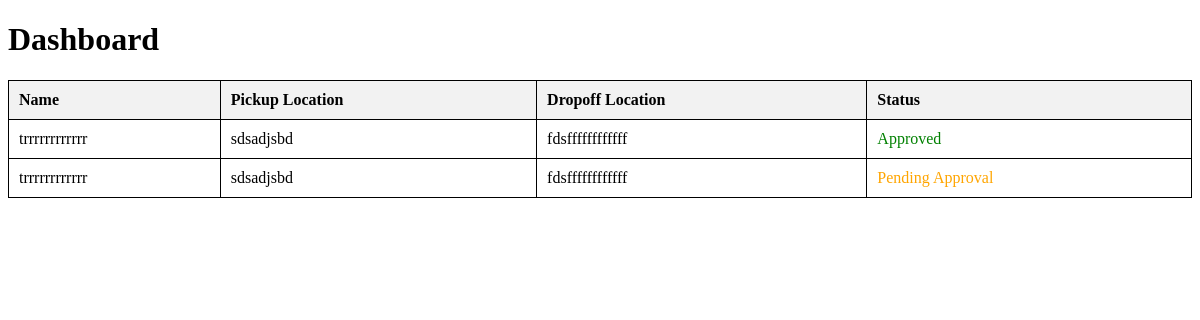
Before: /testdashboard/ with the older database file.
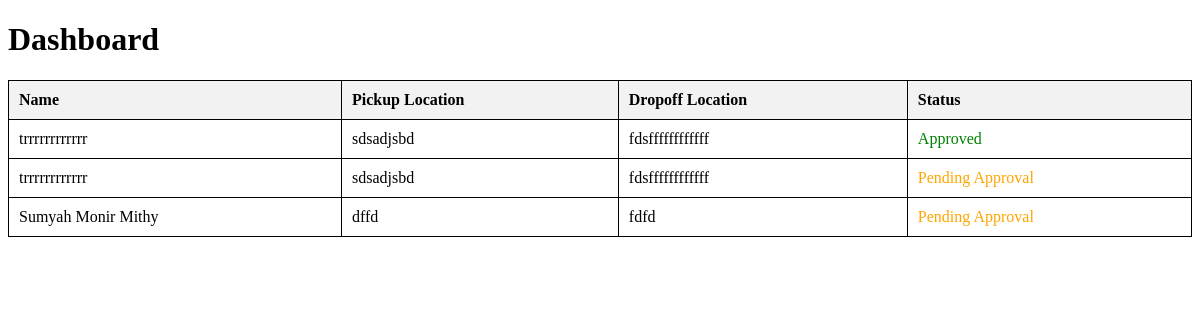
After: the same page with the newer database file.
### main/models.py (models this page shows, shortened)
class Booking(models.Model):
    STATUS_CHOICES = [
        ('pending', 'Pending'),
        ('approved', 'Approved'),
        ('rejected', 'Rejected'),
    ]
    name = models.CharField(max_length=100)
    age = models.IntegerField()
    phone_number = models.CharField(max_length=15)
    pickup_location = models.CharField(max_length=255)
    dropoff_location = models.CharField(max_length=255)
    status = models.CharField(max_length=20, choices=STATUS_CHOICES, default='pending')

### main/views.py (the view)
def testdashboard(request):
    user_bookings = Booking.objects.all()  # Filter based on user if you have user accounts
    return render(request, 'testdashboard.html', {'bookings': user_bookings})

### main/context_processors.py (called while the page is built)
def profile_pic(request):
    if request.user.is_authenticated:
        try:
            rider = CarRegister.objects.get(user=request.user)
            return {'profile_pic': rider.profilepic.url if rider.profilepic else 'media/profilepic/profile.jpg'}
        except CarRegister.DoesNotExist:
            return {'profile_pic': 'media/profilepic/profile.jpg'}
    return {'profile_pic': None}

### main/templates/testdashboard.html (shortened to what this page needs)
<!DOCTYPE html>
<html lang="en">
<head>
  <link rel="stylesheet" href="https://cdnjs.cloudflare.com/ajax/libs/font-awesome/6.0.0/css/all.min.css">
</head>
<body>
  <h1>Dashboard</h1>
  <table>
    <thead>
      <tr>
        <th>Name</th>
        <th>Pickup Location</th>
        <th>Dropoff Location</th>
        <th>Status</th>
      </tr>
    </thead>
    <tbody>
      {% for booking in bookings %}
        <tr>
          <td>{{ booking.name }}</td>
          <td>{{ booking.pickup_location }}</td>
          <td>{{ booking.dropoff_location }}</td>
          <td class="{% if booking.status == 'approved' %}approved{% else %}pending{% endif %}">
            {% if booking.status == 'approved' %}
                Approved
            {% else %}
                Pending Approval
            {% endif %}
        </td>
        </tr>
      {% endfor %}
    </tbody>
  </table>
</body>
</html>

Changed rows visible on the page:
added Booking: name "Sumyah Monir Mithy", pickup_location "dffd", dropoff_location "fdfd", status "Pending Approval"
